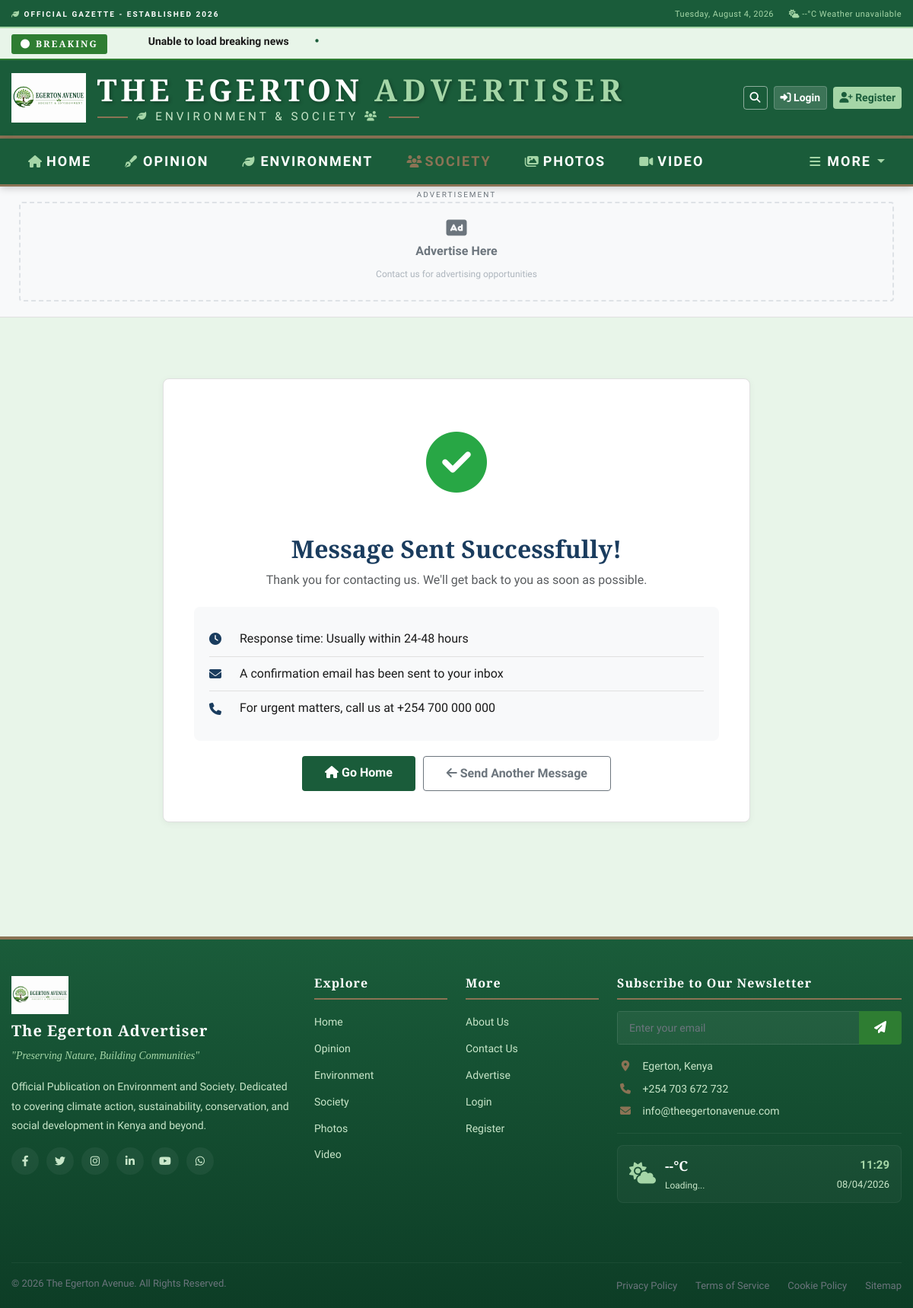
The page /contacts/success/ on the database as committed earlier.
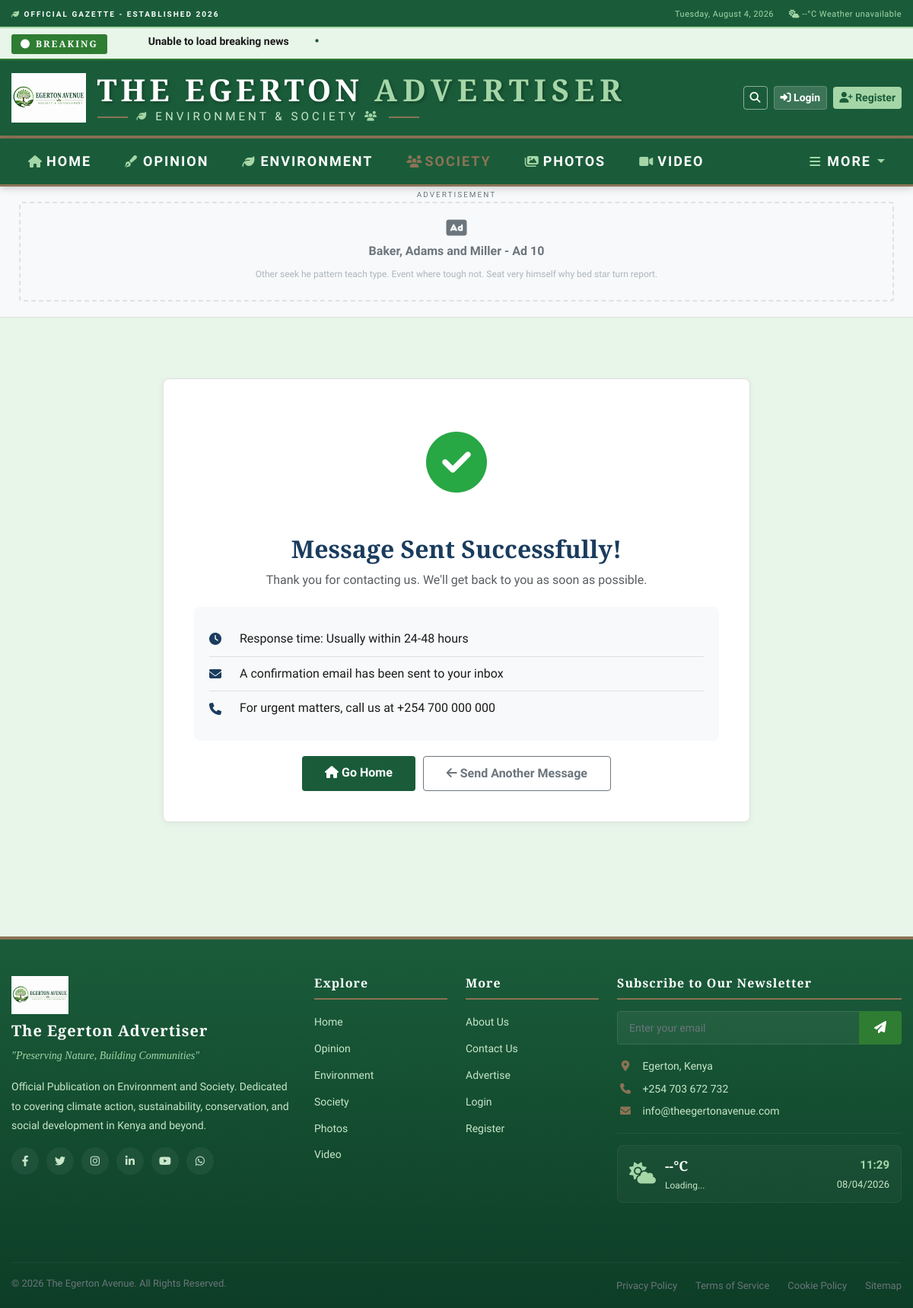
The same page on the database as committed later.
### apps/advertisements/models.py (models this page shows, shortened)
class Advertisement(models.Model):
    POSITION_CHOICES = (
        ('header', 'Header Banner'),
        ('sidebar', 'Sidebar'),
        ('in_article', 'In-Article'),
        ('between_posts', 'Between Posts'),
        ('footer', 'Footer'),
        ('featured_section', 'Featured Section'),
        ('popup', 'Popup'),
        ('video', 'Video Ad'),
        ('sponsored', 'Sponsored Content'),
    )
    SIZE_CHOICES = (
        ('leaderboard', '728x90 - Leaderboard'),
        ('banner', '468x60 - Banner'),
        ('half_banner', '234x60 - Half Banner'),
        ('square', '250x250 - Square'),
        ('small_square', '200x200 - Small Square'),
        ('button', '125x125 - Button'),
        ('medium_rectangle', '300x250 - Medium Rectangle'),
        ('large_rectangle', '336x280 - Large Rectangle'),
        ('skyscraper', '120x600 - Skyscraper'),
        ('wide_skyscraper', '160x600 - Wide Skyscraper'),
        ('half_page', '300x600 - Half Page'),
    )
    STATUS_CHOICES = (
        ('active', 'Active'),
        ('pending', 'Pending Approval'),
        ('scheduled', 'Scheduled'),
        ('paused', 'Paused'),
        ('expired', 'Expired'),
        ('rejected', 'Rejected'),
        ('draft', 'Draft'),
    )
    title = models.CharField(
        max_length=200,
        help_text="Ad title for internal reference"
    )
    description = models.TextField(max_length=500, blank=True)
    image = models.ImageField(
        upload_to='ads/%Y/%m/',
        validators=[FileExtensionValidator(['jpg', 'jpeg', 'png', 'gif', 'webp'])],
        help_text="Ad image (supported formats: JPG, PNG, GIF, WEBP)"
    )
    image_alt = models.CharField(max_length=200, blank=True)
    video_url = models.URLField(blank=True, help_text="URL for video ads")
    link_url = models.URLField(help_text="URL users go to when clicking the ad")
    link_target = models.CharField(
        max_length=10,
        choices=(
            ('_self', 'Same Window'),
            ('_blank', 'New Window'),
        ),
        default='_blank'
    )
    position = models.CharField(max_length=20, choices=POSITION_CHOICES)
    size = models.CharField(max_length=20, choices=SIZE_CHOICES)
    advertiser = models.ForeignKey(
        User,
        on_delete=models.CASCADE,
        related_name='ads',
        help_text="Advertiser who owns this ad"
    )
    company_name = models.CharField(max_length=200)
    contact_email = models.EmailField()
    contact_phone = models.CharField(max_length=20)
    start_date = models.DateTimeField(help_text="When the ad should start showing")
    end_date = models.DateTimeField(help_text="When the ad should stop showing")
    created_at = models.DateTimeField(auto_now_add=True)
    updated_at = models.DateTimeField(auto_now=True)
    status = models.CharField(max_length=20, choices=STATUS_CHOICES, default='pending')
    targeted_categories = models.ManyToManyField(
        'categories.Category',
        blank=True,
        related_name='ads',
        help_text="Show ad only on these categories (leave blank for all)"
    )
    targeted_articles = models.ManyToManyField(
        Article,
        blank=True,
        related_name='ads',
        help_text="Show ad only on these specific articles"
    )
    target_countries = models.JSONField(default=list, blank=True)
    target_cities = models.JSONField(default=list, blank=True)
    budget = models.DecimalField(
        max_digits=10,
        decimal_places=2,
        default=0,
        help_text="Total budget for this ad campaign"
    )
    cost_per_click = models.DecimalField(
        max_digits=10,
        decimal_places=2,
        default=0,
        help_text="Cost per click (CPC)"
    )
    cost_per_impression = models.DecimalField(
        max_digits=10,
        decimal_places=2,
        default=0,
        help_text="Cost per 1000 impressions (CPM)"
    )
    views_count = models.PositiveIntegerField(default=0)
    clicks_count = models.PositiveIntegerField(default=0)
    unique_views = models.PositiveIntegerField(default=0)
    unique_clicks = models.PositiveIntegerField(default=0)
    conversion_count = models.PositiveIntegerField(default=0)
    max_clicks = models.PositiveIntegerField(
        default=0,
        help_text="Maximum number of clicks (0 for unlimited)"
    )
    max_impressions = models.PositiveIntegerField(
        default=0,
        help_text="Maximum number of impressions (0 for unlimited)"
    )
    daily_limit = models.PositiveIntegerField(
        default=0,
        help_text="Daily impression limit (0 for unlimited)"
    )
    priority = models.PositiveIntegerField(
        default=0,
        help_text="Higher priority ads show first (0-100)"
    )
    class Meta:
        db_table = 'advertisements'
        ordering = ['-priority', 'views_count']
        indexes = [
            models.Index(fields=['position', 'status']),
            models.Index(fields=['start_date', 'end_date']),
            models.Index(fields=['advertiser', 'status']),
            models.Index(fields=['priority', 'views_count']),
        ]
    def is_active(self):
        now = timezone.now()
        return (self.status == 'active' and
                self.start_date <= now <= self.end_date and
                (self.max_impressions == 0 or self.views_count < self.max_impressions))
    def can_show(self):
        if not self.is_active():
            return False
        return True

### apps/contacts/views.py (the view)
# urls.py: path('success/', views.contact_success, name='success'),
def contact_success(request):
    return render(request, 'contacts/contact_success.html')

### apps/advertisements/templatetags/advertisements_tags.py (called while the page is built)
@register.simple_tag
def get_ad_by_position(position):
    ads = Advertisement.objects.filter(
        position=position,
        status='active',
        start_date__lte=timezone.now(),
        end_date__gte=timezone.now()
    ).order_by('-priority')
    for ad in ads:
        if ad.can_show():
            return ad
    return None

### apps/articles/context_processors.py (called while the page is built)
def category_menu(request):
    categories = Category.objects.filter(
        is_active=True,
        parent__isnull=True
    ).order_by('order')
    return {'categories': categories}

### apps/notifications/context_processors.py (called while the page is built)
def notification_count(request):
    if request.user.is_authenticated:
        count = Notification.objects.filter(
            user=request.user,
            is_read=False
        ).count()
        return {'unread_notifications': count}
    return {'unread_notifications': 0}

### apps/contacts/templates/contacts/contact_success.html (shortened to what this page needs)
{% extends 'base.html' %}
{% block content %}
<div class="container">
    <div class="success-page">
        <div class="row">
            <div class="col-md-8 mx-auto">
                <div class="success-card">
                    <div class="success-icon">
                        <i class="fas fa-check-circle"></i>
                    </div>
                    <h2>Message Sent Successfully!</h2>
                    <p class="text-muted">Thank you for contacting us. We'll get back to you as soon as possible.</p>
                    <div class="success-details">
                        <div class="detail-item">
                            <i class="fas fa-clock"></i>
                            <span>Response time: Usually within 24-48 hours</span>
                        </div>
                        <div class="detail-item">
                            <i class="fas fa-envelope"></i>
                            <span>A confirmation email has been sent to your inbox</span>
                        </div>
                        <div class="detail-item">
                            <i class="fas fa-phone"></i>
                            <span>For urgent matters, call us at +254 700 000 000</span>
                        </div>
                    </div>
                    <div class="success-actions">
                        <a href="{% url 'home' %}" class="btn btn-primary">
                            <i class="fas fa-home"></i> Go Home
                        </a>
                        <a href="{% url 'contacts:contact' %}" class="btn btn-outline-secondary">
                            <i class="fas fa-arrow-left"></i> Send Another Message
                        </a>
                    </div>
                </div>
            </div>
        </div>
    </div>
</div>
{% endblock %}

### templates/header_ad.html (shortened to what this page needs)
{% load advertisements_tags %}
<div class="header-ad-wrapper">
    <div class="container">
        <div class="row">
            <div class="col-12">
                <div class="header-ad">
                    <span class="ad-label">ADVERTISEMENT</span>
                    <div class="ad-content">
                        {% get_ad_by_position 'header' as ad %}
                        {% if ad %}
                            {% if ad.image %}
                                <a href="{{ ad.link_url }}" target="{{ ad.link_target|default:'_blank' }}">
                                    <img src="{{ ad.image.url }}" alt="{{ ad.title }}" class="img-fluid">
                                </a>
                            {% else %}
                                <div class="ad-placeholder">
                                    <i class="fas fa-ad"></i>
                                    <span>{{ ad.title|default:'Advertise Here' }}</span>
                                    <small>{{ ad.description|default:'Contact us for advertising opportunities' }}</small>
                                </div>
                            {% endif %}
                        {% else %}
                        <div class="ad-placeholder">
                            <i class="fas fa-ad"></i>
                            <span>Advertise Here</span>
                            <small>Contact us for advertising opportunities</small>
                        </div>
                        {% endif %}
                    </div>
                </div>
            </div>
        </div>
    </div>
</div>

Rows that differ between the two databases and show on the page:
added Advertisement: title "Baker, Adams and Miller - Ad 10", description "Other seek he pattern teach type. Event where tough not. Seat very himself why bed star turn report."
Other text that changed with them:
text no longer shown: "Advertise Here Contact us for advertising opportunities"
